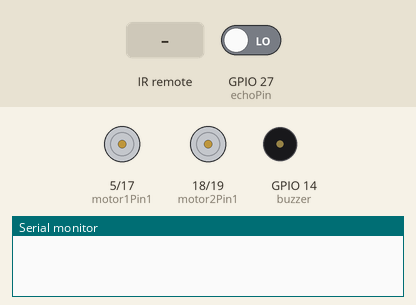
Recording of a program running on a simulated ESP32. Shown: motor-driver pin pairs drawn as motors (green arrow = first pin HIGH = forward, orange = second pin HIGH = backward, longer = more drive, scaled by the enable pin), buzzer (waves = sounding, pin HIGH), the last lines printed to the serial monitor. The inputs (shaded band) are chosen by the test bench; at power-on: GPIO 27 (echoPin) LOW. Pins used as bus, display or sensor lines are not drawn.

Above: at 1.2 s.
1.3 s: infrared code 0xFF18E7 received
At 3.2 s:
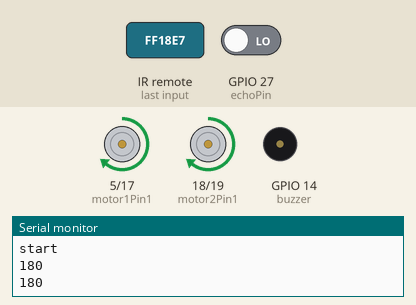
3.5 s: infrared code 0xFF4AB5 received
At 4.7 s:
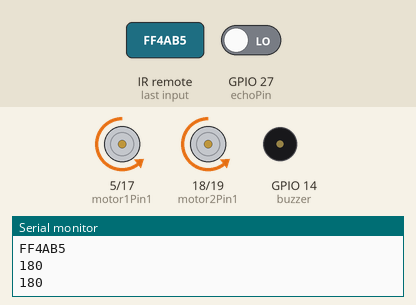
5.5 s: infrared code 0xFF5AA5 received
At 5.9 s:
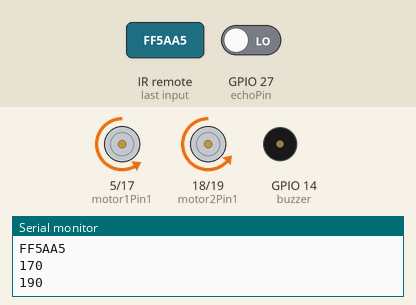
7.0 s: infrared code 0xFF6897 received
At 8.6 s:
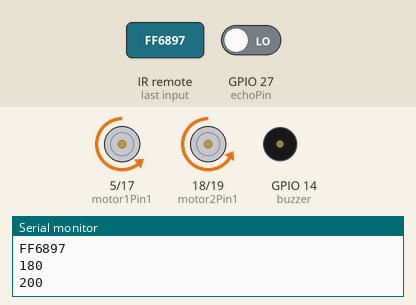
9.0 s: infrared code 0xFF38C7 received
At 10.2 s:
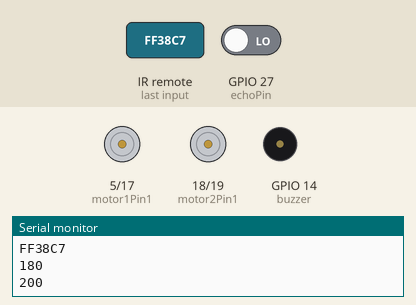
11.0 s: infrared code 0xFF18E7 received
At 12.9 s:
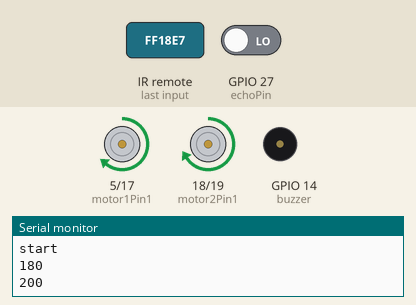
Timing chart, 0 to 14.0 s (numbered marks = the images above; inputs shaded):
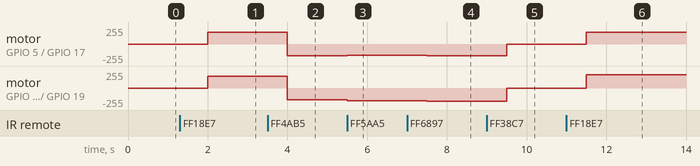

Measured:
- after the input at 1.3 s, motor on GPIO 5 (motor1Pin1) / GPIO 17 (motor1Pin2), motor on GPIO 18 (motor2Pin1) / GPIO 19 (motor2Pin2): stopped → forward 179/255 after 0.70 s
- after the input at 3.5 s, motor on GPIO 5 (motor1Pin1) / GPIO 17 (motor1Pin2), motor on GPIO 18 (motor2Pin1) / GPIO 19 (motor2Pin2): forward 179/255 → backward 179/255 after 0.50 s
- after the input at 5.5 s, motor on GPIO 5 (motor1Pin1) / GPIO 17 (motor1Pin2): backward 179/255 → backward 169/255 at once; motor on GPIO 18 (motor2Pin1) / GPIO 19 (motor2Pin2): backward 179/255 → backward 189/255 at once
- after the input at 7.0 s, motor on GPIO 5 (motor1Pin1) / GPIO 17 (motor1Pin2): backward 169/255 → backward 179/255 after 0.50 s; motor on GPIO 18 (motor2Pin1) / GPIO 19 (motor2Pin2): backward 189/255 → backward 199/255 after 0.50 s
- after the input at 9.0 s, motor on GPIO 5 (motor1Pin1) / GPIO 17 (motor1Pin2): backward 179/255 → stopped after 0.50 s; motor on GPIO 18 (motor2Pin1) / GPIO 19 (motor2Pin2): backward 199/255 → stopped after 0.50 s
- after the input at 11.0 s, motor on GPIO 5 (motor1Pin1) / GPIO 17 (motor1Pin2): stopped → forward 179/255 after 0.50 s; motor on GPIO 18 (motor2Pin1) / GPIO 19 (motor2Pin2): stopped → forward 199/255 after 0.50 s

The program:

main.cpp
```cpp
#include <Arduino.h>
#include <IRremoteESP8266.h>
#include <IRrecv.h>

IRrecv irrecv(25);
decode_results results;
const int trigPin = 26;
const int echoPin = 27;
// define sound speed in cm/uS
#define SOUND_SPEED 0.034
int motor1Pin1 = 5;
int motor1Pin2 = 17;
int enable1Pin = 16;
int motor2Pin1 = 18;
int motor2Pin2 = 19;
int enable2Pin = 21;
int buzzer = 14;
int mode=1;
// Setting PWM properties
const int freq = 30000;
const int pwmChannel = 0;
const int pwmChannel2 = 1;
const int resolution = 8;
int dutyCycle = 180;
int dutyCycle2 = 180;
long duration;
float distanceCm;
void setup()
{
  Serial.begin(9600);
  irrecv.enableIRIn();
  // sets the pins as outputs:
  pinMode(motor1Pin1, OUTPUT);
  pinMode(motor1Pin2, OUTPUT);
  pinMode(enable1Pin, OUTPUT);
  pinMode(motor2Pin1, OUTPUT);
  pinMode(motor2Pin2, OUTPUT);
  pinMode(enable2Pin, OUTPUT);
  pinMode(buzzer, OUTPUT);
  // configure LED PWM functionalitites
  ledcSetup(pwmChannel, freq, resolution);
  ledcSetup(pwmChannel2, freq, resolution);
  pinMode(trigPin, OUTPUT); // Sets the trigPin as an Output
  pinMode(echoPin, INPUT);
  // attach the channel to the GPIO to be controlled
  ledcAttachPin(enable1Pin, pwmChannel);
  ledcAttachPin(enable2Pin, pwmChannel2);
  ledcWrite(pwmChannel, dutyCycle);
  ledcWrite(pwmChannel2, dutyCycle2);
}

void loop()
{
  // code sr04
  digitalWrite(trigPin, LOW);
  delayMicroseconds(2);
  digitalWrite(trigPin, HIGH);
  delayMicroseconds(2);
  duration = pulseIn(echoPin, HIGH);
  distanceCm = duration * SOUND_SPEED/2;
  if (distanceCm<=10&&distanceCm!=0){
    Serial.println(distanceCm);
    digitalWrite(buzzer, HIGH);
    digitalWrite(motor2Pin1, LOW);
    digitalWrite(motor2Pin2, LOW);
    digitalWrite(motor1Pin1, LOW);
    digitalWrite(motor1Pin2, LOW);
  }
  if (distanceCm>10){
    digitalWrite(buzzer, LOW);
  }
  //code IR
  if (irrecv.decode(&results))
  {
    Serial.println(results.value,HEX);
    if (results.value == 0xFF18E7)
    {
      Serial.println("start");
      digitalWrite(motor2Pin1, HIGH);
      digitalWrite(motor2Pin2, LOW);
      digitalWrite(motor1Pin1, HIGH);
      digitalWrite(motor1Pin2, LOW);
    }
    if (results.value == 0xFF5AA5)
    {
      dutyCycle = dutyCycle - 10;
      ledcWrite(pwmChannel, dutyCycle);
      if(dutyCycle2<250){
        dutyCycle2 = dutyCycle2 + 10;
        ledcWrite(pwmChannel2, dutyCycle2);
      }
    }
    if (results.value == 0xFF10EF)
    {
      dutyCycle2 = dutyCycle2 - 10;
      ledcWrite(pwmChannel2, dutyCycle2);
      if(dutyCycle<250){
        dutyCycle = dutyCycle + 10;
        ledcWrite(pwmChannel, dutyCycle);
      }
    }
    if (results.value == 0xFF4AB5){
      digitalWrite(motor2Pin1, LOW);
      digitalWrite(motor2Pin2, HIGH);
      digitalWrite(motor1Pin1, LOW);
      digitalWrite(motor1Pin2, HIGH);
      distanceCm=15;
      delay(500);
    }
    if (results.value == 0xFF38C7){
      digitalWrite(motor2Pin1, LOW);
      digitalWrite(motor2Pin2, LOW);
      digitalWrite(motor1Pin1, LOW);
      digitalWrite(motor1Pin2, LOW);
    }
    if (results.value == 0xFF6897)
    {
      dutyCycle2 = dutyCycle2 + 10;
      dutyCycle = dutyCycle + 10;
      if(dutyCycle>255){
        dutyCycle = 255;
      }
      if(dutyCycle2>255){
        dutyCycle2 = 255;
      }
      ledcWrite(pwmChannel, dutyCycle);
      ledcWrite(pwmChannel2, dutyCycle2);
    }
    if (results.value == 0xFFB04F)
    {
      dutyCycle2 = dutyCycle2 - 10;
      dutyCycle = dutyCycle - 10;
      ledcWrite(pwmChannel, dutyCycle);
      ledcWrite(pwmChannel2, dutyCycle2);
      if(dutyCycle<100){
        dutyCycle = 100;
      }
      if(dutyCycle2<100){
        dutyCycle2 = 100;
      }
    }
    Serial.println(dutyCycle);
    Serial.println(dutyCycle2);
    irrecv.resume();
  }
}
```
